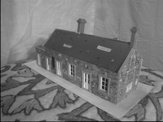
#> input picture FundamentalMatrix/house1.jpg, 163 x 122 px, shrunk from 384 x 288 before the run, given in place of lenna.png, which was not available
$ python A1_corner_detection.py
#> lines starting #> are read from the running program, lines starting #| are printed output that depends on the picture; pictures that were not available may be replaced by others from this repository, and a replacement may not be noted
### CornerDetection/custom_function.py
import cv2

import numpy as np
import math
import time
from matplotlib import pyplot as plt


def read_image(input_img):
    if input_img == 'lenna':
        img = cv2.imread('lenna.png', cv2.IMREAD_GRAYSCALE)
    elif input_img == 'shapes':
        img = cv2.imread('shapes.png', cv2.IMREAD_GRAYSCALE)
    else:
        print("false input... check your input")
        return -1
    return img


# [21 lines left out: function add_padding, not called in this run]


def cross_correlation_2d(image, kernel):
    (img_col, img_row) = image.shape[:2]
    (kernel_col, kernel_row) = kernel.shape[:2]

    pad = (kernel_row - 1) // 2

    # add padding
    # 문제가 있는 부분.

    # corner detection 을 제외한 경우
    # add_padding 함수를 정의해서 사용했습니다.
    # filtering 과 edge detection 에 전혀 문제가 없었습니다.
    # 하지만, corner detection 의 경우, 결과값이 제대로 나오질 않아서, 무엇이 문제일까 고민하다가
    # openCV 의 내장 함수를 사용해보니 제대로 결과값이 나왔습니다.
    # 이런 상황이었다는 점, 확인부탁드립니다.

    # custom padding 함수
    # image = add_padding(image, kernel)

    # openCV 함수
    image = cv2.copyMakeBorder(image, pad, pad, pad, pad, cv2.BORDER_REPLICATE)

    # default
    output = np.zeros((img_col, img_row))

    # each (i, j)-coordinate from left-to-right and top to
    # bottom
    for i in np.arange(pad, img_col + pad):
        for j in np.arange(pad, img_row + pad):
            # i, j 부분을 pad 만큼 추출한다.
            roi = image[i - pad:i + pad + 1, j - pad:j + pad + 1]
            # cross correlation 을 수행한다.
            k = (roi * kernel).sum()
            output[i - pad, j - pad] = k

    return output


def get_gaussian_filter_1d(size, sigma):
    kernel = np.ones(size)
    size_ = size // 2
    density = np.array(range(-size_, size_ + 1))
    sum_ = 0

    for i in range(size):
        # 가우시안 필터 공식 적용
        kernel[i] = float(math.exp(-float(density[i] ** 2) / (float(2) * (sigma ** 2))) /
                          float(math.sqrt((2 * math.pi * sigma ** 2))))
        sum_ += kernel[i]
    return kernel / sum_


def get_gaussian_filter_2d(size, sigma):
    kernel_1d = get_gaussian_filter_1d(size, sigma)
    kernel_2d = np.outer(kernel_1d, kernel_1d.T)
    return kernel_2d

### CornerDetection/A1_corner_detection.py
from custom_function import *

img_lenna_input = read_image("lenna")
#> in read_image, img is the input picture: shape (122, 163); min 22, max 226, mean 119.3
img_shapes_input = read_image("shapes")
#> call 2 of read_image, with input_img = 'shapes'
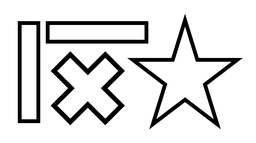
#> input picture CornerDetection/shapes.png, 256 x 143 px, shrunk from 604 x 338 before the run
#> in read_image, img is the input picture: shape (143, 256); min 0, max 255, mean 222.3

img_lenna = cross_correlation_2d(img_lenna_input, get_gaussian_filter_2d(7, 1.5))
img_shapes = cross_correlation_2d(img_shapes_input, get_gaussian_filter_2d(7, 1.5))


def compute_corner_response(img):
    start_corner_detections = time.time()

    image_col = img.shape[0]
    image_row = img.shape[1]

    if image_row != image_col:
        image_name = "shapes"
        # gray scale 2차원의 이미지를 3차원으로 변경한다.
        rgb_stacked_img = np.stack((img_shapes_input,) * 3, axis=-1)

    else:
        image_name = "lenna"
        # gray scale 2차원의 이미지를 3차원으로 변경한다.
        rgb_stacked_img = np.stack((img_lenna_input,) * 3, axis=-1)

    # a)
    kernel_x = np.array([[1, 0, -1], [2, 0, -2], [1, 0, -1]])
    kernel_y = np.array([[1, 2, 1], [0, 0, 0], [-1, -2, -1]])

    edge_x = cross_correlation_2d(img, kernel_x)
    edge_y = cross_correlation_2d(img, kernel_y)

    IxIx = edge_x * edge_x
    # IxIy , IyIx 같은 값을 갖는다.
    IxIy = edge_x * edge_y
    IyIy = edge_y * edge_y

    window_size = 5
    padding = window_size // 2

    r_arr = np.zeros((image_col, image_row))

    for i in range(padding, image_col - padding):
        for j in range(padding, image_row - padding):
            w_IxIx = IxIx[i - padding:i + padding + 1, j - padding:j + padding + 1]
            w_IyIy = IyIy[i - padding:i + padding + 1, j - padding:j + padding + 1]
            w_IxIy = IxIy[i - padding:i + padding + 1, j - padding:j + padding + 1]

            # b)
            # get a second moment matrix
            M_a = w_IxIx.sum()
            M_d = w_IyIy.sum()
            M_b_c = w_IxIy.sum()

            det_M = M_a * M_d - M_b_c * M_b_c
            trace_M = M_a + M_d

            # c)
            r_arr[i, j] = det_M - 0.04 * (trace_M ** 2)

    # d)
    # change negative value to 0
    # normalize value [0, 1]

    r_arr = np.where(r_arr < 0, 0, r_arr)
    r_max = np.amax(r_arr)
    r_min = np.amin(r_arr)

    r_arr = (r_arr - r_min) / (r_max - r_min)
    # to visualize multiply 255 to normalized value.
    r_arr *= 255

    # e)
    plt.imshow(r_arr, cmap='gray')
    plt.title("corner detection")
    plt.show()
    cv2.imwrite('./result/part_3_corner_raw_' + image_name + '.png', r_arr)

    print("2-3. problem d) : time for corner detection for " + image_name + " is : ",
          time.time() - start_corner_detections)

    # 3-3
    # a)

    # r_arr 를 다시 정규화 시키기위해 0 ~ 1 범위로 돌린다.
    r_arr /= 255

    for i in range(padding, image_col - padding):
        for j in range(padding, image_row - padding):
            if r_arr[i, j] > 0.1:
                rgb_stacked_img.itemset((i, j, 0), 0)
                rgb_stacked_img.itemset((i, j, 1), 255)
                rgb_stacked_img.itemset((i, j, 2), 0)

    # b)
    plt.imshow(rgb_stacked_img, cmap='gray')
    plt.title("corner detection after NMS")
    plt.show()
    cv2.imwrite('./result/part_3_corner_bin_' + image_name + '.png', rgb_stacked_img)

    return 0


def non_maximum_suppression_win(R, winSize, img):
    start_corner_detections_NMS_window = time.time()

    image_col = img.shape[0]
    image_row = img.shape[1]

    if image_row != image_col:
        image_name = "shapes"
        # gray scale 2차원의 이미지를 3차원으로 변경한다.
        rgb_stacked_img = np.stack((img_shapes_input,) * 3, axis=-1)

    else:
        image_name = "lenna"
        # gray scale 2차원의 이미지를 3차원으로 변경한다.
        rgb_stacked_img = np.stack((img_lenna_input,) * 3, axis=-1)

    # a)
    kernel_x = np.array([[1, 0, -1], [2, 0, -2], [1, 0, -1]])
    kernel_y = np.array([[1, 2, 1], [0, 0, 0], [-1, -2, -1]])

    edge_x = cross_correlation_2d(img, kernel_x)
    edge_y = cross_correlation_2d(img, kernel_y)

    IxIx = edge_x * edge_x
    # IxIy , IyIx 같은 값을 갖는다.
    IxIy = edge_x * edge_y
    IyIy = edge_y * edge_y

    window_size = winSize
    padding = window_size // 2

    r_arr = np.zeros((image_col, image_row))

    for i in range(padding, image_col - padding):
        for j in range(padding, image_row - padding):
            w_IxIx = IxIx[i - padding:i + padding + 1, j - padding:j + padding + 1]
            w_IyIy = IyIy[i - padding:i + padding + 1, j - padding:j + padding + 1]
            w_IxIy = IxIy[i - padding:i + padding + 1, j - padding:j + padding + 1]

            # b)
            # get a second moment matrix
            M_a = w_IxIx.sum()
            M_d = w_IyIy.sum()
            M_b_c = w_IxIy.sum()

            det_M = M_a * M_d - M_b_c * M_b_c
            trace_M = M_a + M_d

            # c)
            r_arr[i, j] = det_M - 0.04 * (trace_M ** 2)

    r_arr = np.where(r_arr < 0, 0, r_arr)
    r_max = np.amax(r_arr)
    r_min = np.amin(r_arr)

    r_arr = (r_arr - r_min) / (r_max - r_min)

    for i in range(padding, image_col - padding):
        for j in range(padding, image_row - padding):

            # local maximum 을 구하는 과정
            if r_arr[i, j] > R:
                tmp_max = np.max(r_arr[i - padding: i + padding + 1, j - padding: j + padding + 1])
                if r_arr[i, j] >= tmp_max:
                    # i, j 순서 중요
                    cv2.circle(rgb_stacked_img, (j, i), 5, (0, 255, 0), 2)
                rgb_stacked_img.itemset((i, j, 0), 0)
                # rgb_stacked_img.itemset((i, j, 1), 255)
                rgb_stacked_img.itemset((i, j, 2), 0)

    # d )
    plt.imshow(rgb_stacked_img, cmap='gray')
    plt.title("corner detection after custom window NMS")
    plt.show()
    cv2.imwrite('./result/part_3_corner_sup_' + image_name + '.png', rgb_stacked_img)

    print("3-3. problem d) : time for custom NMS corner detection is : ",
          time.time() - start_corner_detections_NMS_window)
    return 0


compute_corner_response(img_shapes)
#> in compute_corner_response, `r_max = np.amax(r_arr)`: r_max = 1.79e+12
#> in compute_corner_response, `r_min = np.amin(r_arr)`: r_min = 0
compute_corner_response(img_lenna)
#> after the loop in cross_correlation_2d (call 5), `for i in np.arange(pad, img_col + pad):`:
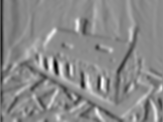
#> output: shape (122, 163) float64; min -193.8, max 159.7, mean -2.5; drawn with min black and max white
#> after the loop in cross_correlation_2d (call 6), `for i in np.arange(pad, img_col + pad):`:
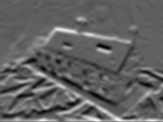
#> output: shape (122, 163) float64; min -126.9, max 212.8, mean 4.5; drawn with min black and max white


non_maximum_suppression_win(0.1, 11, img_shapes)
#> in non_maximum_suppression_win, `r_arr = np.where(r_arr < 0, 0, r_arr)`:
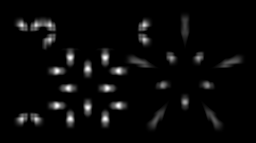
#> r_arr: shape (143, 256) float64; min 0, max 4.74e+13, mean 1.7e+12; drawn with min black and max white
#> in non_maximum_suppression_win, `r_max = np.amax(r_arr)`: r_max = 4.74e+13
#> in non_maximum_suppression_win, `r_min = np.amin(r_arr)`: r_min = 0
non_maximum_suppression_win(0.1, 11, img_lenna)
#> call 2 of non_maximum_suppression_win, with R = 0.1, winSize = 11
#> after the loop in non_maximum_suppression_win (call 2), `for i in range(padding, image_col - padding):`:
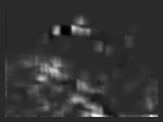
#> r_arr: shape (122, 163) float64; min -5e+10, max 2.52e+11, mean 1.23e+10; drawn with min black and max white
#> in non_maximum_suppression_win (call 2), `r_arr = np.where(r_arr < 0, 0, r_arr)`:
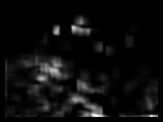
#> r_arr: shape (122, 163) float64; min 0, max 2.52e+11, mean 1.28e+10; drawn with min black and max white
#> in non_maximum_suppression_win (call 2), `r_max = np.amax(r_arr)`: r_max = 2.52e+11
#> after the loop in non_maximum_suppression_win (call 2), `for i in range(padding, image_col - padding):`:
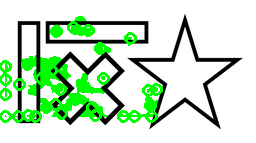
#> rgb_stacked_img: shape (143, 256, 3); mean of channels 0, 1, 2 194.6, 225.2, 194.6; drawn as B, G, R
